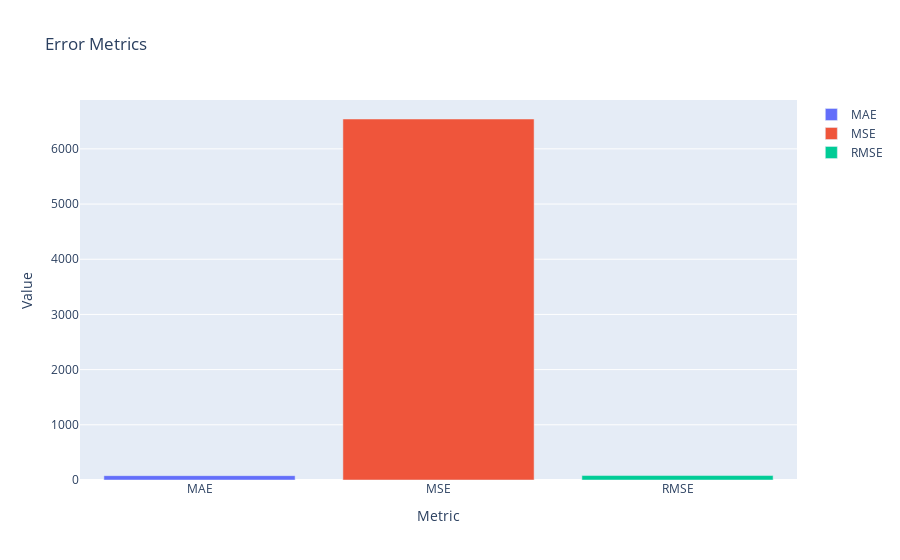

Notebook code for this chart:
### Code cell
import plotly.graph_objs as go

# Örnek veriler
hata = {
    'Metrics': ['MAE', 'MSE', 'RMSE'],
    'Values': [mae, mse, rmse]
}
# Bar grafiği oluşturun ve efsane (legend) özelliğini aktifleştirin
traces = []
for metric, value in zip(hata['Metrics'], hata['Values']):
    traces.append(go.Bar(x=[metric], y=[value], name=metric))

fig = go.Figure(data=traces)
fig.update_layout(
    title='Error Metrics',
    xaxis_title='Metric',
    yaxis_title='Value',
    showlegend=True  # Efsaneyi göster
)

# Grafiği göster
fig.show()

### Figure 1 — Plotly figure (JSON) as saved in the notebook; plotly's stock layout.template omitted (floating-point values rounded to 4 significant figures)
{"data": [{"name": "MAE", "type": "bar", "x": ["MAE"], "y": [78.76]}, {"name": "MSE", "type": "bar", "x": ["MSE"], "y": [6541.0]}, {"name": "RMSE", "type": "bar", "x": ["RMSE"], "y": [80.88]}], "layout": {"autosize": true, "showlegend": true, "title": {"text": "Error Metrics"}, "xaxis": {"autorange": true, "range": [-0.5, 2.5], "title": {"text": "Metric"}, "type": "category"}, "yaxis": {"autorange": true, "range": [0, 6885.0], "title": {"text": "Value"}, "type": "linear"}}}
